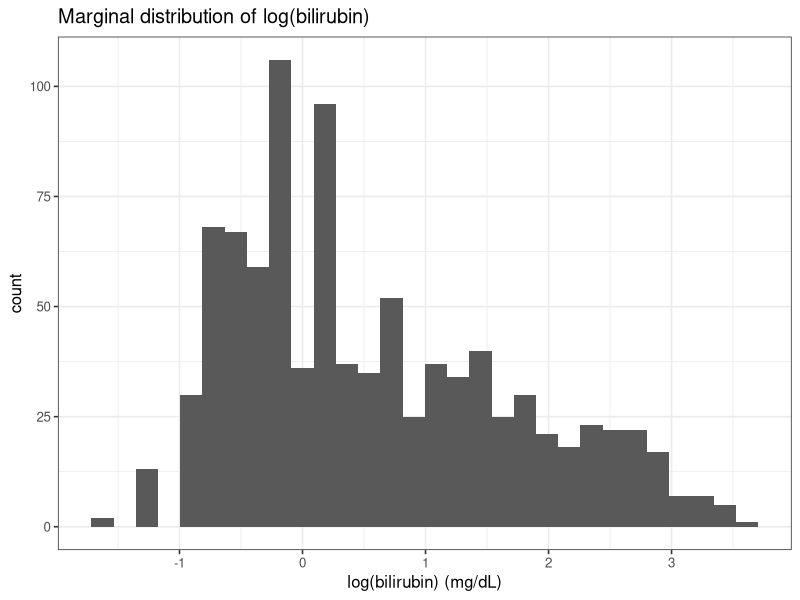
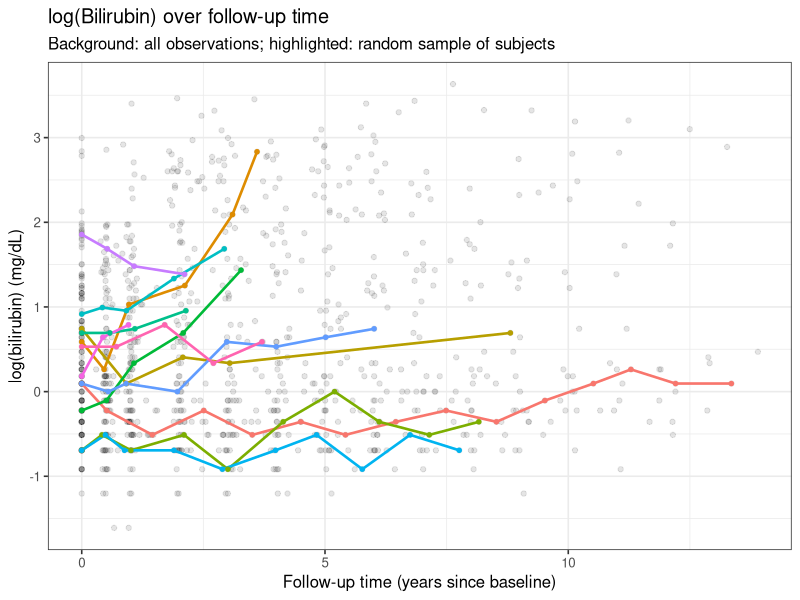
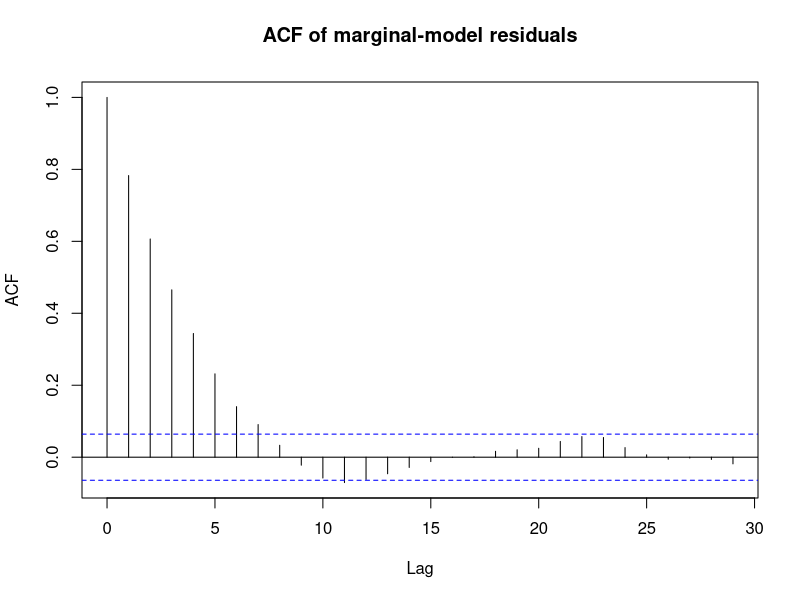
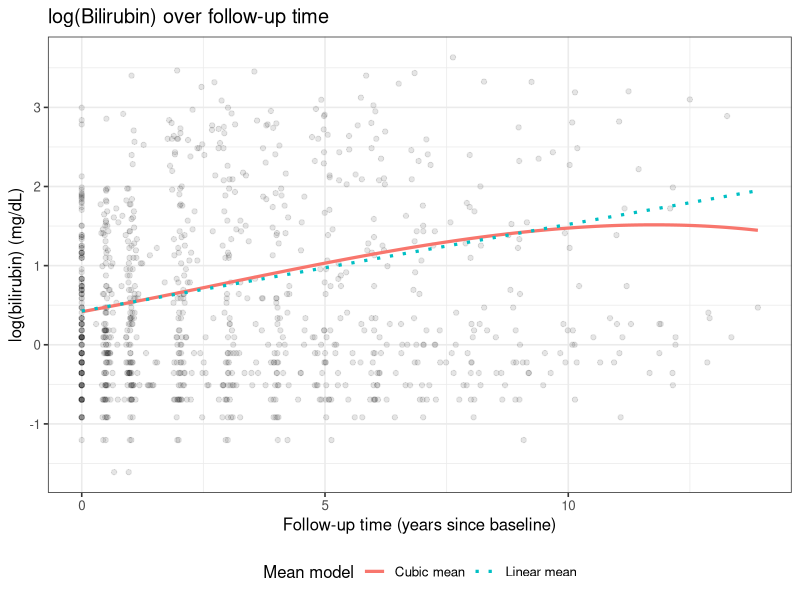
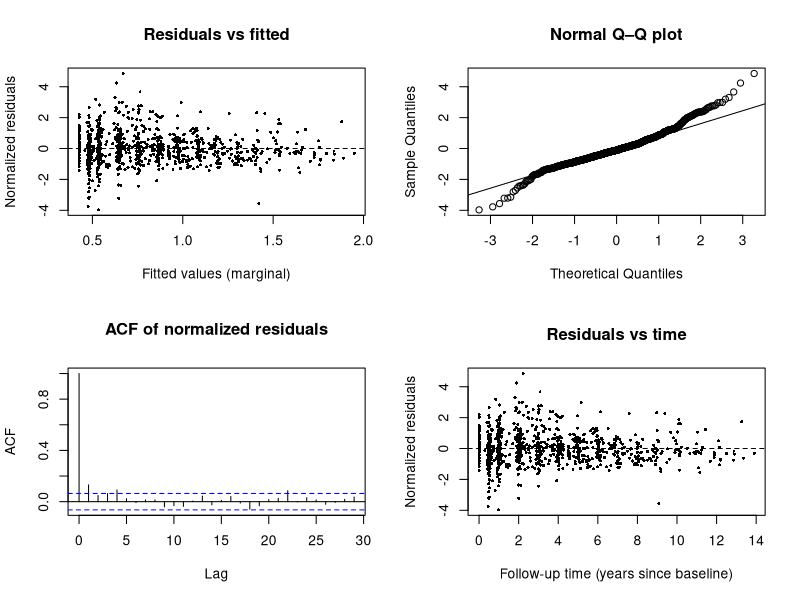

Reproduce these figures in R, in order.
## ---- chunk 1
knitr::opts_chunk$set(echo = FALSE, message = FALSE, warning = FALSE, fig.align = "center")
knitr::opts_chunk$set(cache = FALSE, fig.cap = NULL)

library(dplyr)
library(tidyr)
library(ggplot2)
library(nlme)
library(splines)
library(knitr)
library(kableExtra)
library(survival)
## ---- chunk 2
data(pbcseq, package = "survival")

pbc0 <- pbcseq %>%
  mutate(
    id = factor(id),
    sex = factor(sex),
    trt = factor(trt, levels = c(1, 2),
                 labels = c("D-penicillamine", "Placebo")),
    stage = factor(stage),
    edema = factor(edema),
    ascites = factor(ascites),
    hepato = factor(hepato),
    spiders = factor(spiders)
  )

pbc_rct <- pbc0 %>%
  filter(!is.na(trt), !is.na(day), day >= 0) %>%
  mutate(
    day_yr  = day / 365.25,
    log_bili = ifelse(!is.na(bili) & bili > 0, log(bili), NA_real_)
  )

sapply(pbc_rct[, c("id","trt","day","day_yr","bili","log_bili")], \(x) sum(is.na(x)))

summary(pbc_rct[, c("day_yr","bili","log_bili")])

dat_main <- pbc_rct %>%
  filter(!is.na(log_bili), !is.na(day_yr)) %>%
  group_by(id) %>%
  mutate(n_i = n()) %>%
  ungroup() %>%
  filter(n_i >= 3) %>%
  mutate(trt = droplevels(trt))

t_bar <- mean(dat_main$day_yr, na.rm = TRUE)
dat_main <- dat_main %>%
  mutate(t_star = day_yr - t_bar)
## ---- chunk 3
## sanity check
c(n_subjects = n_distinct(dat_main$id), n_obs = nrow(dat_main))
summary(dat_main$n_i)         
mean(dat_main$t_star)       
table(dat_main$trt)         

## check follow-up time range + nonnegative day
range(dat_main$day_yr, na.rm = TRUE)
min(dat_main$day, na.rm = TRUE)

## check per-subject repeated measures
tab_ni <- dat_main %>%
  dplyr::count(id, name = "n_i")
summary(tab_ni$n_i)
min(tab_ni$n_i)

## outcome range check
summary(dat_main$log_bili)

## treatment levels
table(dat_main$trt)
nlevels(dat_main$trt) #After filtering, only the D-penicillamine arm remained in the analytic dataset; therefore, treatment effects were not modeled.
## ---- chunk 4
ggplot(dat_main, aes(x = log_bili)) +
  geom_histogram(bins = 30) +
  labs(
    title = "Marginal distribution of log(bilirubin)",
    x = "log(bilirubin) (mg/dL)",
    y = "count"
  ) +
  theme_bw(base_size = 12)
## ---- chunk 5
set.seed(8157)
id_samp <- sample(unique(dat_main$id), size = min(12, n_distinct(dat_main$id)))
dat_samp <- dat_main %>% filter(id %in% id_samp)

ggplot(dat_main, aes(x = day_yr, y = log_bili)) +
  geom_point(alpha = 0.10) +
  geom_line(data = dat_samp, aes(group = id, color = id), linewidth = 0.9) +
  geom_point(data = dat_samp, aes(color = id), size = 1.2) +
  guides(color = "none") +
  labs(
    title = "log(Bilirubin) over follow-up time",
    subtitle = "Background: all observations; highlighted: random sample of subjects",
    x = "Follow-up time (years since baseline)",
    y = "log(bilirubin) (mg/dL)"
  ) +
  theme_bw(base_size = 12)
## ---- chunk 6
fit_indep_eda <- gls(
  log_bili ~ t_star,
  data = dat_main,
  method = "ML"
)

dat_res <- dat_main %>%
  mutate(resid = residuals(fit_indep_eda, type = "response")) %>%
  arrange(id, day_yr)

lag1_cor <- dat_res %>%
  group_by(id) %>%
  mutate(
    resid_lag1 = dplyr::lag(resid),
    dt_lag1 = day_yr - dplyr::lag(day_yr)
  ) %>%
  ungroup() %>%
  filter(!is.na(resid_lag1), dt_lag1 > 0) %>%
  summarise(
    cor_lag1 = cor(resid, resid_lag1),
    median_dt = median(dt_lag1),
    n_pairs = n()
  )

lag1_cor %>%
  kable(digits = 3,
        caption = "Lag-1 residual correlation from marginal linear model (EDA)")
## ---- chunk 7
acf(dat_res$resid, main = "ACF of marginal-model residuals")
## ---- chunk 8
mean_linear <- log_bili ~ t_star
mean_cubic <- log_bili ~ t_star + I(t_star^2) + I(t_star^3)

# (1) independent errors
fit1_ML <- gls(mean_cubic, data = dat_main, method = "ML")

# (2) random intercept
fit2_ML <- lme(
  fixed = mean_cubic,
  random = ~ 1 | id,
  data = dat_main,
  method = "ML"
)

# (3) random intercept + random slope (t_star)
fit3_ML <- lme(
  fixed = mean_cubic,
  random = ~ t_star | id,
  data = dat_main,
  method = "ML"
)

# (4) random intercept + CAR(1) residual correlation
fit4_ML <- lme(
  fixed = mean_cubic,
  random = ~ 1 | id,
  correlation = corCAR1(form = ~ t_star | id),
  data = dat_main,
  method = "ML"
)

# (5) random intercept + exponential correlation
fit5_ML <- lme(
  fixed = mean_cubic,
  random = ~ 1 | id,
  correlation = corExp(form = ~ t_star | id),
  data = dat_main,
  method = "ML"
)

# (6) random intercept + exponential + nugget
fit6_ML <- lme(
  fixed = mean_cubic,
  random = ~ 1 | id,
  correlation = corExp(form = ~ t_star | id, nugget = TRUE),
  data = dat_main,
  method = "ML"
)

tab_AIC <- tibble(
  Dependence = c(
    "1. Independent (gls)",
    "2. RI",
    "3. RI + RS (t_star)",
    "4. RI + CAR(1)",
    "5. RI + Exp",
    "6. RI + Exp + nugget"
  ),
  logLik = c(logLik(fit1_ML), logLik(fit2_ML), logLik(fit3_ML),
             logLik(fit4_ML), logLik(fit5_ML), logLik(fit6_ML)),
  AIC = c(AIC(fit1_ML), AIC(fit2_ML), AIC(fit3_ML),
          AIC(fit4_ML), AIC(fit5_ML), AIC(fit6_ML))
) %>%
  arrange(AIC)

tab_AIC %>%
  kable(digits = 2, caption = "Dependence structure comparison under cubic mean (ML)") 

best_name <- tab_AIC$Dependence[1]
best_name

# pick the best model
fit_cubic_best <- switch(
  best_name,
  "1. Independent (gls)" = fit1_ML,
  "2. RI" = fit2_ML,
  "3. RI + RS (t_star)" = fit3_ML,
  "4. RI + CAR(1)" = fit4_ML,
  "5. RI + Exp" = fit5_ML,
  "6. RI + Exp + nugget" = fit6_ML
)

## ---- chunk 9
fit_linear_best <- update(fit_cubic_best, fixed = mean_linear)

anova(fit_linear_best, fit_cubic_best)
## ---- chunk 10
coefs_best <- as.data.frame(summary(fit_linear_best)$tTable)

tab_fixef <- tibble::tibble(
  Term = rownames(coefs_best),
  Estimate = coefs_best$Value,
  Std_Error = coefs_best$Std.Error
)

knitr::kable(
  tab_fixef,
  digits = 4,
  caption = "Estimated fixed effects (linear model)"
  ) 
## ---- chunk 11
t_grid <- tibble::tibble(
  day_yr = seq(min(dat_main$day_yr), max(dat_main$day_yr), length.out = 200)
) %>%
  dplyr::mutate(t_star = day_yr - t_bar)

t_grid$mu_cubic <- predict(fit_cubic_best, newdata = t_grid, level = 0)
t_grid$mu_linear <- predict(fit_linear_best, newdata = t_grid, level = 0)

ggplot(dat_main, aes(x = day_yr, y = log_bili)) +
  geom_point(alpha = 0.10) +
  geom_line(data = t_grid, aes(y = mu_cubic, color = "Cubic mean"), linewidth = 1.1) +
  geom_line(data = t_grid, aes(y = mu_linear, color = "Linear mean"), linewidth = 1.1, linetype = 3) +
  labs(
    title = "log(Bilirubin) over follow-up time",
    x = "Follow-up time (years since baseline)",
    y = "log(bilirubin) (mg/dL)",
    color = "Mean model"
  ) +
  theme_bw(base_size = 12) +
  theme(legend.position = "bottom")
## ---- chunk 12
## sanity checks
stopifnot(nrow(dat_main) == length(fitted(fit_linear_best, level = 0)))
stopifnot(nrow(dat_main) == length(resid(fit_linear_best, type = "normalized")))

dat_diag <- dat_main %>%
  mutate(
    fit_marg = fitted(fit_linear_best, level = 0),
    res_norm = resid(fit_linear_best, type = "normalized")
  )

summary(dat_diag$res_norm)
## ---- chunk 13
par(mfrow = c(2, 2))

plot(dat_diag$fit_marg, dat_diag$res_norm,
pch = 16, cex = 0.5,
xlab = "Fitted values (marginal)",
ylab = "Normalized residuals",
main = "Residuals vs fitted")
abline(h = 0, lty = 2)

qqnorm(dat_diag$res_norm, main = "Normal Q–Q plot")
qqline(dat_diag$res_norm)

acf(dat_diag$res_norm, main = "ACF of normalized residuals")

plot(dat_diag$day_yr, dat_diag$res_norm,
pch = 16, cex = 0.5,
xlab = "Follow-up time (years since baseline)",
ylab = "Normalized residuals",
main = "Residuals vs time")
abline(h = 0, lty = 2)
